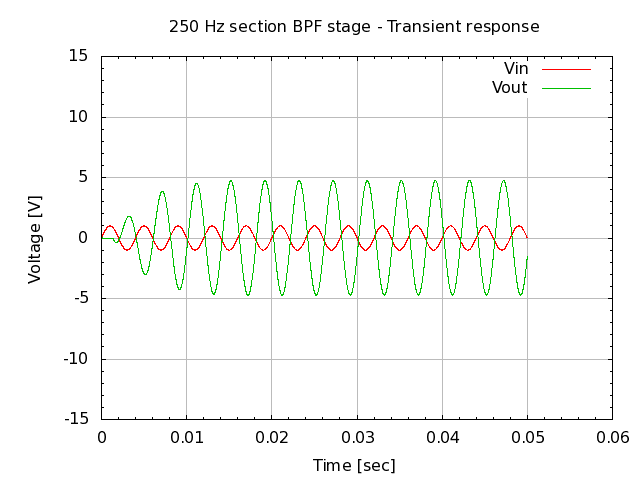

Source code (gnuplot):
# set terminal
set term png

#set graph
set output "26.007.00.52.02-1.png"
set title "250 Hz section BPF stage - Transient response"

# setup Y-axis
set yrange [-15:15]
set grid ytics lt 1 lw 1 lc rgb "#bbbbbb"
set mytics
set ylabel "Voltage [V]"

# setup X-axis
set grid xtics lt 1 lw 1 lc rgb "#bbbbbb"
set mxtics
set xlabel "Time [sec]"

# setup plot style
set style data lines
plot '26.007.00.52.02.dat' using 1:2 title "Vin", \
     '26.007.00.52.02.dat' using 1:3 title "Vout"

# set output back to default
set output

# reset terminal type
set terminal pop
